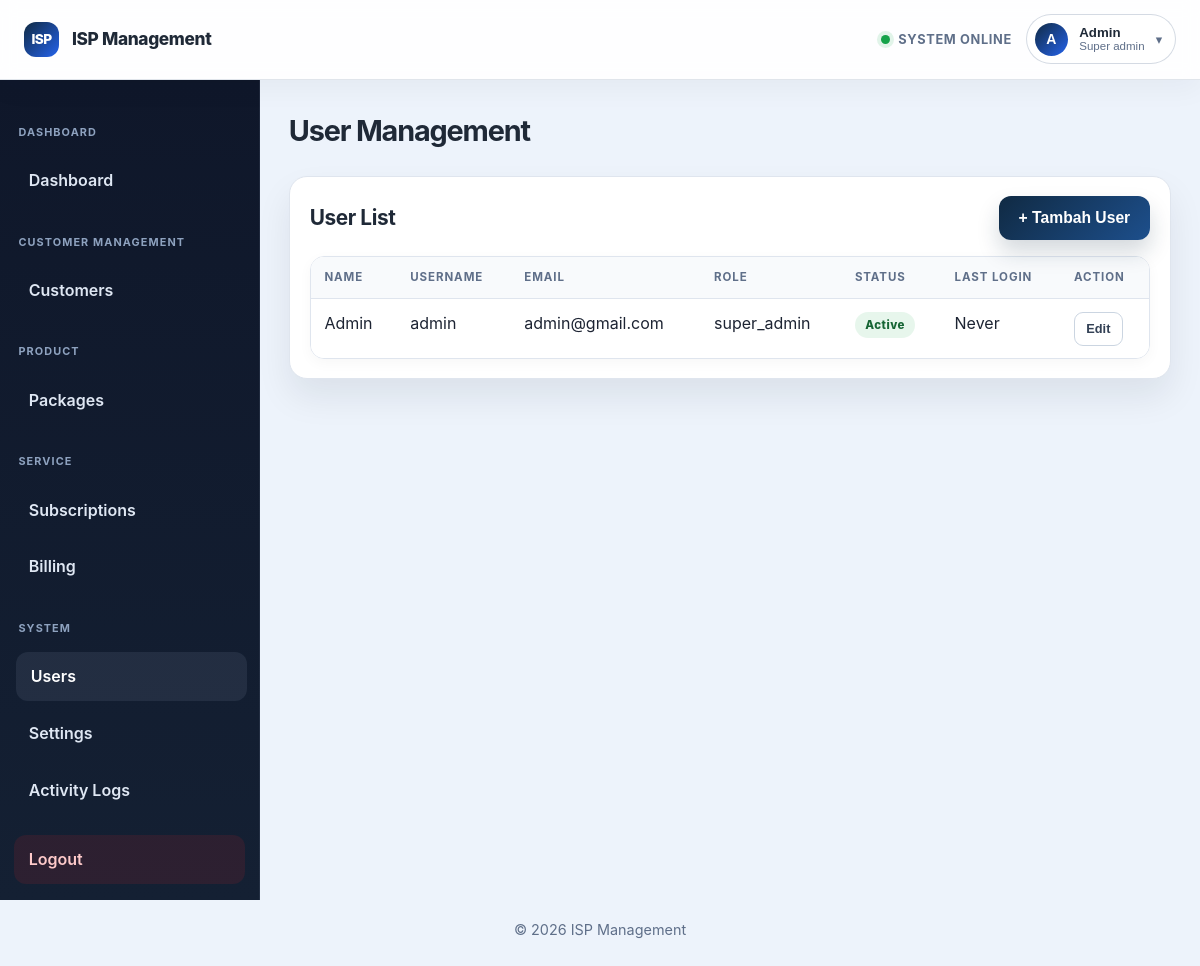
/users.php (signed in), run on the app's committed database.
### tables this page shows
CREATE TABLE IF NOT EXISTS users (
    id INT UNSIGNED NOT NULL AUTO_INCREMENT,
    role_id INT UNSIGNED NOT NULL,
    name VARCHAR(100) NOT NULL,
    username VARCHAR(50) NOT NULL,
    email VARCHAR(100) NOT NULL,
    password VARCHAR(255) NOT NULL,
    phone VARCHAR(30) DEFAULT NULL,
    status ENUM('active', 'inactive', 'suspended') NOT NULL DEFAULT 'active',
    last_login_at DATETIME DEFAULT NULL,
    created_at TIMESTAMP NOT NULL DEFAULT CURRENT_TIMESTAMP,
    updated_at TIMESTAMP NOT NULL DEFAULT CURRENT_TIMESTAMP ON UPDATE CURRENT_TIMESTAMP,
    PRIMARY KEY (id),
    UNIQUE KEY unique_username (username),
    UNIQUE KEY unique_email (email),
    KEY idx_role_id (role_id),
    CONSTRAINT fk_users_role FOREIGN KEY (role_id) REFERENCES roles (id) ON UPDATE CASCADE
);

CREATE TABLE IF NOT EXISTS roles (
    id INT UNSIGNED NOT NULL AUTO_INCREMENT,
    name VARCHAR(50) NOT NULL,
    created_at TIMESTAMP NOT NULL DEFAULT CURRENT_TIMESTAMP,
    PRIMARY KEY (id),
    UNIQUE KEY unique_role_name (name)
);

### config/auth.php (called while the page is built, shortened)
<?php
function currentUser(): ?array
{
    return $_SESSION['user'] ?? null;
}
function getCurrentRoleName(): string
{
    $user = currentUser();
    $roleName = trim((string) ($user['role_name'] ?? ''));
    if ($roleName !== '') {
        return strtolower($roleName);
    }
    return '';
}
function hasPermission(string $permission): bool
{
    $roleName = getCurrentRoleName();
    $permissions = rolePermissions($roleName);
    foreach ($permissions as $allowedPermission) {
        if ($allowedPermission === $permission) {
            return true;
        }
    }
    return false;
}
function rolePermissions(string $role): array
{
    $role = strtolower(trim($role));
    return $permissionsByRole[$role] ?? [];
}
function can(string $permission): bool
{
    return hasPermission($permission);
}

### users.php (the view, shortened to what this page needs)
<?php
require __DIR__ . '/config/auth.php';
$pdo = getDatabaseConnection();
$canWrite = can('users.create') || can('users.edit');
$users = $pdo->query(
    'SELECT u.id, u.name, u.username, u.email, u.phone, u.status, u.last_login_at, u.created_at, r.name AS role_name FROM users u INNER JOIN roles r ON r.id = u.role_id ORDER BY u.id DESC'
)->fetchAll();
include __DIR__ . '/includes/header.php';
include __DIR__ . '/includes/navbar.php';
?>
<div class="app-layout">
    <?php include __DIR__ . '/includes/sidebar.php'; ?>
    <main class="content">
        <div class="page-header">
            <h1>User Management</h1>
        </div>
        <div class="card">
            <div class="page-header" style="margin-bottom:1rem;">
                <h2 style="margin:0;">User List</h2>
                <?php if ($canWrite): ?>
                    <button type="button" class="btn btn-primary" data-open-modal="user-modal" style="width:auto;">+ Tambah User</button>
                <?php endif; ?>
            </div>
            <div class="table-wrap">
                <table>
                    <thead>
                        <tr>
                            <th>Name</th>
                            <th>Username</th>
                            <th>Email</th>
                            <th>Role</th>
                            <th>Status</th>
                            <th>Last Login</th>
                            <th>Action</th>
                        </tr>
                    </thead>
                    <tbody>
                        <?php if ($users): ?>
                            <?php foreach ($users as $user): ?>
                                <tr>
                                    <td><?php echo htmlspecialchars($user['name'], ENT_QUOTES, 'UTF-8'); ?></td>
                                    <td><?php echo htmlspecialchars($user['username'], ENT_QUOTES, 'UTF-8'); ?></td>
                                    <td><?php echo htmlspecialchars($user['email'], ENT_QUOTES, 'UTF-8'); ?></td>
                                    <td><?php echo htmlspecialchars($user['role_name'], ENT_QUOTES, 'UTF-8'); ?></td>
                                    <td>
                                        <span class="badge badge-<?php echo htmlspecialchars($user['status'], ENT_QUOTES, 'UTF-8'); ?>"><?php echo htmlspecialchars(ucfirst($user['status']), ENT_QUOTES, 'UTF-8'); ?></span>
                                    </td>
                                    <td><?php echo htmlspecialchars($user['last_login_at'] ?? 'Never', ENT_QUOTES, 'UTF-8'); ?></td>
                                    <td>
                                        <?php if ($canWrite): ?>
                                            <div class="action-group">
                                                <button type="button" class="btn btn-sm btn-outline" data-open-edit="user-modal" data-user-id="<?php echo (int) $user['id']; ?>">Edit</button>
                                            </div>
                                        <?php endif; ?>
                                    </td>
                                </tr>
                            <?php endforeach; ?>
                        <?php else: ?>
                            <tr>
                                <td colspan="7">No users found.</td>
                            </tr>
                        <?php endif; ?>
                    </tbody>
                </table>
            </div>
        </div>
    </main>
</div>
<?php include __DIR__ . '/includes/footer.php'; ?>

### includes/header.php (shortened to what this page needs)
<?php
$assetPath = str_contains(str_replace('\\', '/', $_SERVER['SCRIPT_NAME'] ?? ''), '/member/') ? '../assets' : 'assets';
?>
<!doctype html>
<html lang="en">
<head>
    <link rel="stylesheet" href="<?php echo htmlspecialchars($assetPath, ENT_QUOTES, 'UTF-8'); ?>/css/style.css">
</head>
<body class="<?php echo basename($_SERVER['PHP_SELF']) === 'index.php' ? 'login-body' : 'app-body'; ?>">

### includes/navbar.php (shortened to what this page needs)
<?php
$currentUser = currentUser();
$currentRoleName = isset($currentUser['role_name']) ? ucfirst(str_replace('_', ' ', strtolower((string) $currentUser['role_name']))) : 'Viewer';
$currentUserName = $currentUser['name'] ?? 'User';
?>
<header class="topbar">
    <div class="brand-area">
        <div class="brand-mark">ISP</div>
        <a href="dashboard.php" class="brand-link">
            <span>ISP Management</span>
        </a>
    </div>
    <div class="topbar-actions">
        <span class="topbar-status"><span class="status-dot"></span> System online</span>
        <div class="profile-menu">
            <button class="profile-trigger" type="button" aria-expanded="false" aria-controls="profile-dropdown">
                <span class="profile-avatar"><?php echo htmlspecialchars(strtoupper(substr($currentUserName, 0, 1)), ENT_QUOTES, 'UTF-8'); ?></span>
                <span class="profile-meta">
                    <span class="profile-name"><?php echo htmlspecialchars($currentUserName, ENT_QUOTES, 'UTF-8'); ?></span>
                    <span class="profile-role"><?php echo htmlspecialchars($currentRoleName, ENT_QUOTES, 'UTF-8'); ?></span>
                </span>
                <span class="profile-caret">▾</span>
            </button>
        </div>
    </div>
</header>

### includes/sidebar.php
<?php
$currentPage = basename($_SERVER['PHP_SELF']);
$navGroups = [
    ['label' => 'Dashboard', 'items' => [
        ['permission' => 'dashboard.view', 'label' => 'Dashboard', 'href' => 'dashboard.php'],
    ]],
    ['label' => 'Customer Management', 'items' => [
        ['permission' => 'customers.view', 'label' => 'Customers', 'href' => 'customers.php'],
    ]],
    ['label' => 'Product', 'items' => [
        ['permission' => 'packages.view', 'label' => 'Packages', 'href' => 'packages.php'],
    ]],
    ['label' => 'Service', 'items' => [
        ['permission' => 'subscriptions.view', 'label' => 'Subscriptions', 'href' => 'subscriptions.php'],
        ['permission' => 'billing.view', 'label' => 'Billing', 'href' => 'billing.php'],
    ]],
    ['label' => 'System', 'items' => [
        ['permission' => 'users.view', 'label' => 'Users', 'href' => 'users.php'],
        ['permission' => 'settings.view', 'label' => 'Settings', 'href' => 'settings.php'],
        ['permission' => 'activity_logs.view', 'label' => 'Activity Logs', 'href' => 'activity_logs.php'],
    ]],
];
?>
<aside class="sidebar">
    <nav class="sidebar-nav">
        <?php foreach ($navGroups as $group): ?>
            <?php $visibleItems = array_filter($group['items'], static fn(array $item): bool => can($item['permission'])); ?>
            <?php if ($visibleItems): ?>
                <div class="nav-group-label"><?php echo htmlspecialchars($group['label'], ENT_QUOTES, 'UTF-8'); ?></div>
                <?php foreach ($visibleItems as $item): ?>
                    <a href="<?php echo htmlspecialchars($item['href'], ENT_QUOTES, 'UTF-8'); ?>" class="nav-item <?php echo $currentPage === $item['href'] ? 'active' : ''; ?>"><?php echo htmlspecialchars($item['label'], ENT_QUOTES, 'UTF-8'); ?></a>
                <?php endforeach; ?>
            <?php endif; ?>
        <?php endforeach; ?>
        <a href="logout.php" class="nav-item danger">Logout</a>
    </nav>
</aside>

### includes/footer.php (shortened to what this page needs)
<footer class="footer">
    <span>© <span id="current-year"></span> ISP Management</span>
</footer>
</body>
</html>

### data on the page
users: name "A", name "Admin", role.name "Super admin", username "admin", email "admin@gmail.com", role.name "super_admin", status "Active", last_login_at "Never"

### other printed values
$group['label'] "DASHBOARD"
$item['label'] "Dashboard"
$group['label'] "CUSTOMER MANAGEMENT"
$item['label'] "Customers"
$group['label'] "PRODUCT"
$item['label'] "Packages"
$group['label'] "SERVICE"
$item['label'] "Subscriptions"
$item['label'] "Billing"
$group['label'] "SYSTEM"
$item['label'] "Users"
$item['label'] "Settings"
$item['label'] "Activity Logs"
